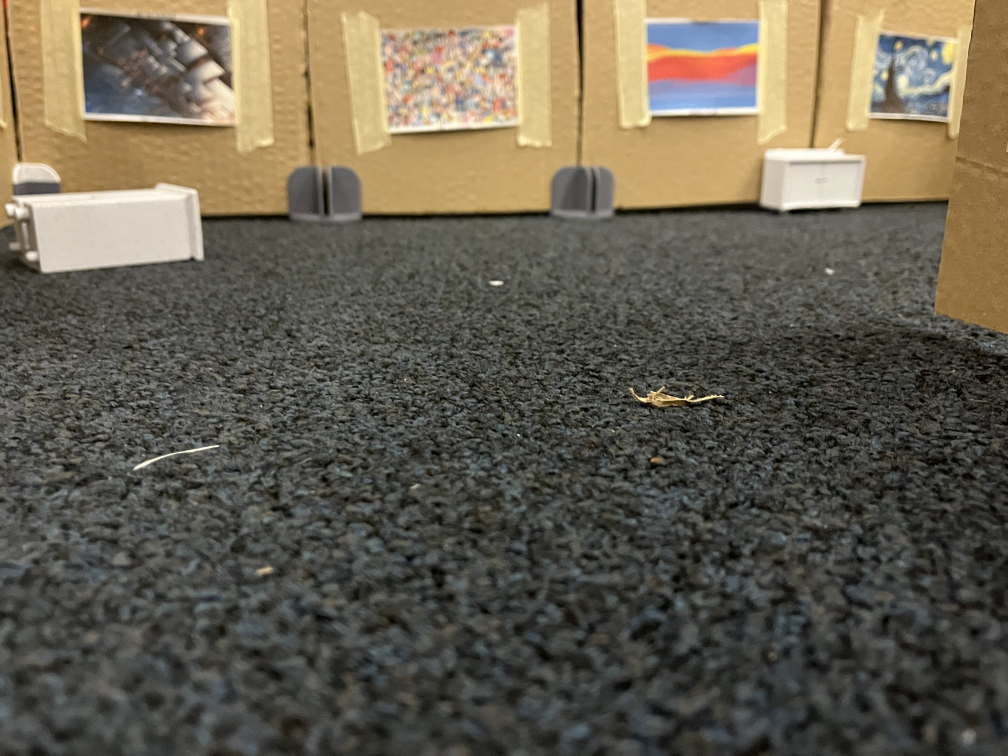
#> input picture DSP_codes/photos/IMG-3650.jpg, 4032 x 3024 px, found by its file name (shown at 1/4 size)
$ python matchorb.py
#> lines starting #> are read from the running program, lines starting #| are printed output that depends on the picture
import cv2
import os
import numpy as np

def resize_template_to_fit(template, target_shape):
    """
    Resize the template if it is larger than the target shape.

    Parameters:
        template (numpy.ndarray): Original template image.
        target_shape (tuple): Shape (height, width) of the target image.

    Returns:
        numpy.ndarray: Resized template.
    """
    template_height, template_width = template.shape[:2]
    target_height, target_width = target_shape

    if template_height > target_height or template_width > target_width:
        scale = min(target_height / template_height, target_width / template_width)
        new_size = (int(template_width * scale), int(template_height * scale))
        return cv2.resize(template, new_size, interpolation=cv2.INTER_AREA)
    return template

def expand_template(template, target_shape):
    """
    Expand the template into a larger white image.

    Parameters:
        template (numpy.ndarray): Original template image.
        target_shape (tuple): Shape (height, width) of the larger template.

    Returns:
        numpy.ndarray: Expanded template.
    """
    expanded_template = 255 * np.ones((target_shape[0], target_shape[1]), dtype=np.uint8)
    template = resize_template_to_fit(template, target_shape)

    y_offset = (target_shape[0] - template.shape[0]) // 2
    x_offset = (target_shape[1] - template.shape[1]) // 2

    expanded_template[y_offset:y_offset + template.shape[0], x_offset:x_offset + template.shape[1]] = template
    return expanded_template

def find_template(template_path, target_path, scale_factor=0.5):
    """
    Find a template image within a target image using feature-based matching with SIFT.

    Parameters:
        template_path (str): Path to the template image.
        target_path (str): Path to the target image.
        scale_factor (float): Scale factor for resizing the output images.

    Returns:
        tuple: Match visualization image, result image with matched region.
    """
#> called with template_path = 'DSP_codes/more_code/test/IMG-3650.jpg', target_path = 'DSP_codes/more_code/test/IMG-3644.jpg', scale_factor = 0.2
    template = cv2.imread(template_path, cv2.IMREAD_GRAYSCALE)
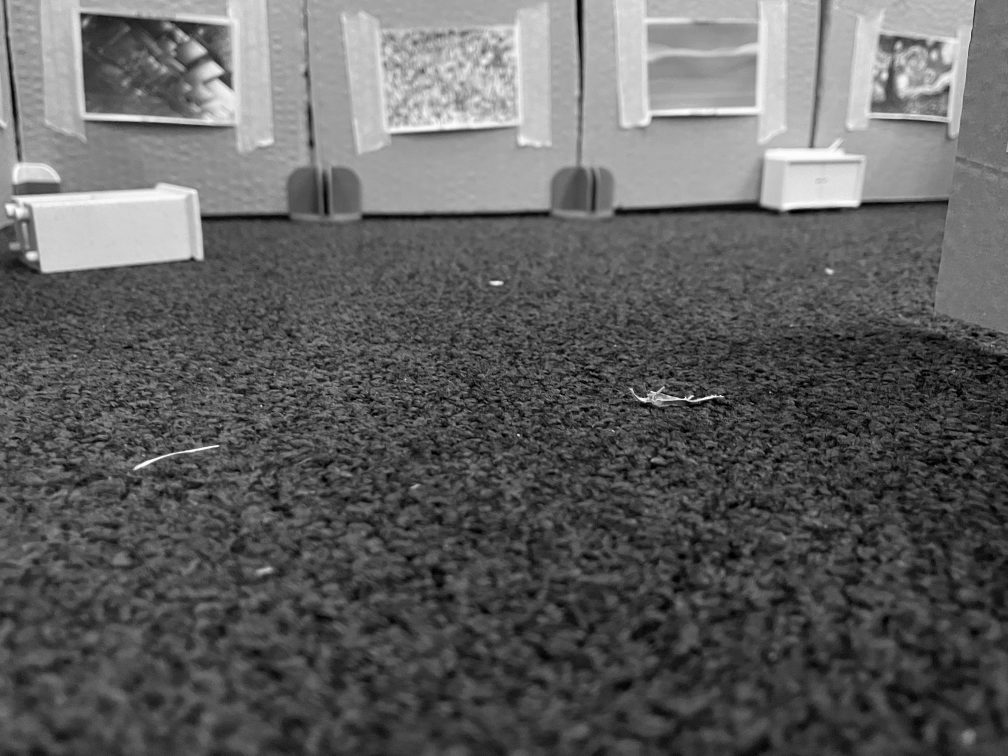
#> template: shape (3024, 4032) (shown at 1/4 size); min 0, max 255, mean 96.7
    target = cv2.imread(target_path, cv2.IMREAD_GRAYSCALE)
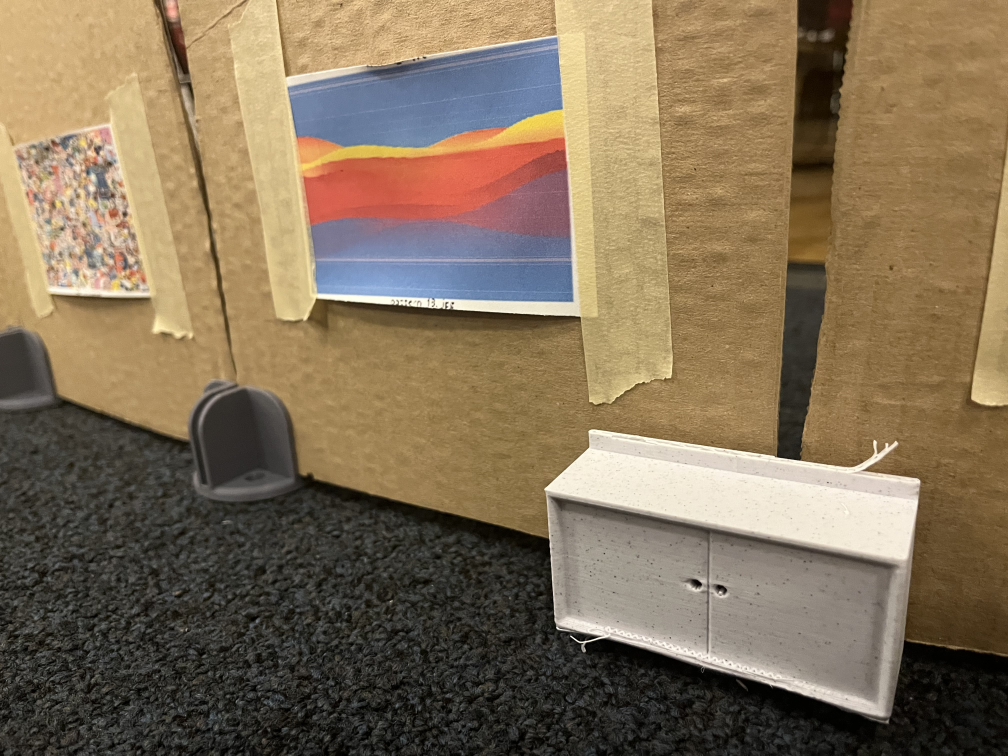
#> input picture DSP_codes/photos/IMG-3644.jpg, 4032 x 3024 px, found by its file name (shown at 1/4 size)
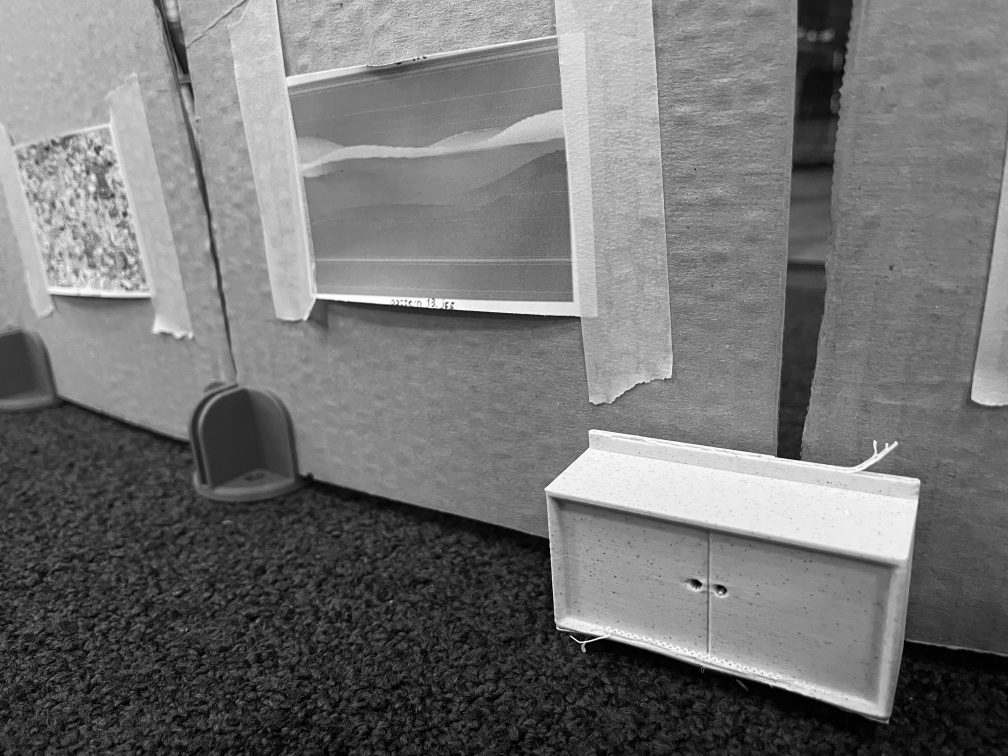
#> target: shape (3024, 4032) (shown at 1/4 size); min 0, max 255, mean 115.7

    if template is None or target is None:
        raise FileNotFoundError("One or both images could not be loaded.")

    target_height, target_width = target.shape
#> target_height = 3024; target_width = 4032
    expanded_template = expand_template(template, (target_height // 2, target_width // 2))

    sift = cv2.SIFT_create()
    keypoints1, descriptors1 = sift.detectAndCompute(expanded_template, None)
#> keypoints1 = 15265 keypoints; strongest (x, y, size): (1287, 800, 6.9), (1424, 793, 5), (435, 892, 3.1), (1385, 792, 2.9)
    keypoints2, descriptors2 = sift.detectAndCompute(target, None)

    if descriptors1 is None or descriptors2 is None:
        raise ValueError("Could not compute descriptors for one or both images.")

    bf = cv2.BFMatcher()
    matches = bf.knnMatch(descriptors1, descriptors2, k=2)

    # Apply ratio test
    good_matches = []
    for m, n in matches:
        if m.distance < 0.75 * n.distance:
            good_matches.append(m)

    match_image = cv2.drawMatches(expanded_template, keypoints1, target, keypoints2, good_matches, None, flags=cv2.DrawMatchesFlags_NOT_DRAW_SINGLE_POINTS)

    if len(good_matches) > 4:
        src_pts = np.float32([keypoints1[m.queryIdx].pt for m in good_matches]).reshape(-1, 1, 2)
        dst_pts = np.float32([keypoints2[m.trainIdx].pt for m in good_matches]).reshape(-1, 1, 2)

        M, mask = cv2.findHomography(src_pts, dst_pts, cv2.RANSAC, 5.0)

        h, w = expanded_template.shape
        template_corners = np.float32([[0, 0], [w, 0], [w, h], [0, h]]).reshape(-1, 1, 2)
        if M is not None:
            transformed_corners = cv2.perspectiveTransform(template_corners, M)
            result_image = cv2.polylines(target.copy(), [np.int32(transformed_corners)], True, 255, 3, cv2.LINE_AA)
        else:
            result_image = target.copy()
            print("No homography could be computed.")
    else:
        result_image = target.copy()
        print("Not enough good matches found to compute homography.")

    # Resize images for display
    match_image_resized = cv2.resize(match_image, None, fx=scale_factor, fy=scale_factor, interpolation=cv2.INTER_AREA)
    result_image_resized = cv2.resize(result_image, None, fx=scale_factor, fy=scale_factor, interpolation=cv2.INTER_AREA)

    return match_image_resized, result_image_resized

# Paths to images
current_path = os.getcwd()
template_path = os.path.join(current_path, 'test', 'IMG-3650.jpg')
target_path = os.path.join(current_path, 'test', 'IMG-3644.jpg')

# Find and display the template in the target image
try:
    match_image, result_image = find_template(template_path, target_path, scale_factor=0.2)
    cv2.imshow("Matches", match_image)
    cv2.imshow("Detected Template", result_image)
    cv2.waitKey(0)
    cv2.destroyAllWindows()
except Exception as e:
    print(f"An error occurred: {e}")
